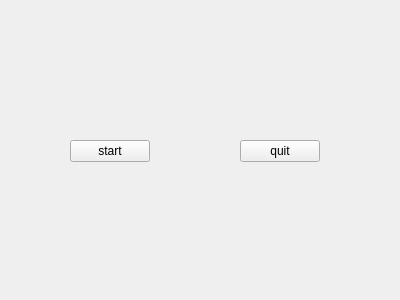
<?xml version="1.0" encoding="UTF-8"?>
<ui version="4.0">
 <class>Widget</class>
 <widget class="QWidget" name="Widget">
  <property name="geometry">
   <rect>
    <x>0</x>
    <y>0</y>
    <width>400</width>
    <height>300</height>
   </rect>
  </property>
  <property name="windowTitle">
   <string>Widget</string>
  </property>
  <widget class="QPushButton" name="pushButton">
   <property name="geometry">
    <rect>
     <x>70</x>
     <y>140</y>
     <width>80</width>
     <height>22</height>
    </rect>
   </property>
   <property name="text">
    <string>start</string>
   </property>
  </widget>
  <widget class="QPushButton" name="pushButton_2">
   <property name="geometry">
    <rect>
     <x>240</x>
     <y>140</y>
     <width>80</width>
     <height>22</height>
    </rect>
   </property>
   <property name="text">
    <string>quit</string>
   </property>
  </widget>
 </widget>
 <layoutdefault spacing="6" margin="11"/>
 <resources/>
 <connections/>
</ui>
